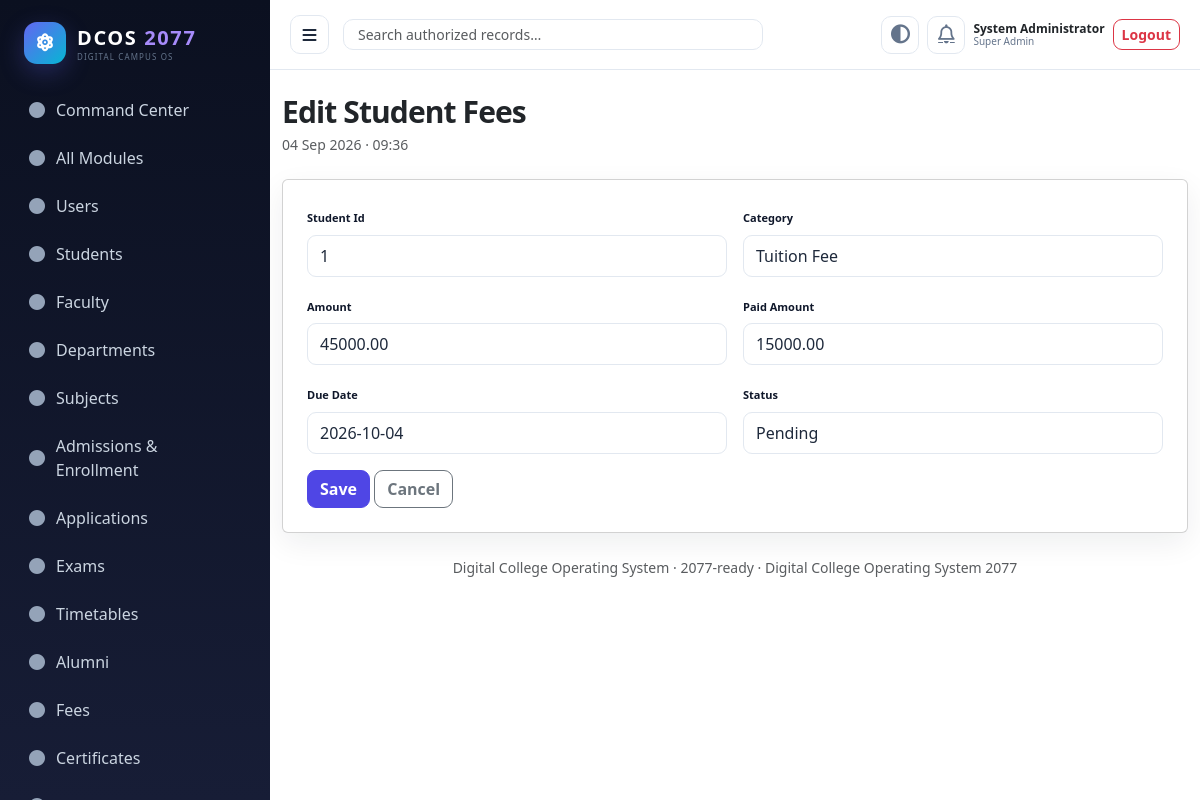
/admin/create.php?e=fees&id=1 (signed in), run on the app's committed database.
### tables this page shows
CREATE TABLE student_fees(id INT AUTO_INCREMENT PRIMARY KEY,student_id INT,fee_structure_id INT,category VARCHAR(100),amount DECIMAL(12,2),discount DECIMAL(12,2) DEFAULT 0,paid_amount DECIMAL(12,2) DEFAULT 0,due_date DATE,status VARCHAR(30) DEFAULT 'Pending',FOREIGN KEY(student_id) REFERENCES students(id),FOREIGN KEY(fee_structure_id) REFERENCES fee_structures(id));

### helpers/security.php (called while the page is built, shortened)
<?php
function e($v){return htmlspecialchars((string)$v,ENT_QUOTES,'UTF-8');}

### config/database.php (called while the page is built, shortened)
<?php
function db(): PDO {
    $host=getenv('CMS_DB_HOST') ?: '127.0.0.1'; $name=getenv('CMS_DB_NAME') ?: 'college_management';
    $user=getenv('CMS_DB_USER') ?: 'root'; $pass=getenv('CMS_DB_PASS') ?: '';
    $dsn="mysql:host={$host};dbname={$name};charset=utf8mb4";
    $pdo=new PDO($dsn,$user,$pass,[PDO::ATTR_ERRMODE=>PDO::ERRMODE_EXCEPTION,PDO::ATTR_DEFAULT_FETCH_MODE=>PDO::FETCH_ASSOC,PDO::ATTR_EMULATE_PREPARES=>false]);
    return $pdo;
}

### admin/create.php (the view, shortened to what this page needs)
<?php
$map=require __DIR__.'/entity_map.php';
$e=$_GET['e']??$_POST['e']??''; if(!isset($map[$e])) exit('Invalid entity');
$id=(int)($_GET['id']??$_POST['id']??0); $m=$map[$e];
$defs=[];
$defs['users']=[['name','text'],['email','email'],['role_id','number'],['password_hash','text'],['status','select:active|inactive|suspended']];
$defs['departments']=[['name','text'],['code','text'],['description','textarea'],['status','select:1|0']];
$defs['courses']=[['name','text'],['code','text'],['duration_years','number'],['status','select:1|0']];
$defs['branches']=[['department_id','number'],['name','text'],['code','text'],['intake','number'],['status','select:1|0']];
$defs['academic_years']=[['label','text'],['is_current','select:1|0']];
$defs['semesters']=[['number','number'],['name','text']];
$defs['divisions']=[['name','text']];
$defs['subjects']=[['code','text'],['name','text'],['branch_id','number'],['semester_id','number'],['credits','number'],['subject_type','text'],['max_marks','number'],['passing_marks','number'],['status','select:1|0']];
$defs['applications']=[['applicant_user_id','number'],['application_type','text'],['title','text'],['description','textarea'],['status','select:Draft|Submitted|Under Verification|Correction Required|Approved|Rejected|Waitlisted|Admitted'],['owner_role','text'],['current_stage','text']];
$defs['exams']=[['name','text'],['type','text'],['academic_year_id','number'],['semester_id','number'],['branch_id','number'],['exam_date','date'],['start_time','time'],['end_time','time'],['room','text'],['max_marks','number'],['status','select:scheduled|cancelled|completed']];
$defs['certificates']=[['student_id','number'],['type','text'],['certificate_no','text'],['issue_date','date'],['status','select:Issued|Revoked|Draft']];
$defs['books']=[['isbn','text'],['title','text'],['author','text'],['publisher','text'],['category','text'],['year','number'],['status','select:Active|Inactive']];
$defs['admissions']=[['application_no','text'],['full_name','text'],['email','email'],['program','text'],['branch','text'],['status','select:Draft|Submitted|Under Verification|Correction Required|Verified|Approved|Rejected|Waitlisted|Admitted']];
$defs['assignment_list']=[['subject_id','number'],['faculty_id','number'],['title','text'],['description','textarea'],['deadline','datetime-local'],['max_marks','number'],['status','select:published|draft|closed']];
$defs['materials']=[['subject_id','number'],['faculty_id','number'],['title','text'],['file_path','text'],['mime_type','text'],['file_size','number']];
$defs['timetables']=[['day_name','text'],['start_time','time'],['end_time','time'],['subject_id','number'],['faculty_id','number'],['branch_id','number'],['semester_id','number'],['division_id','number'],['room','text'],['academic_year_id','number']];
$defs['alumni']=[['student_id','number'],['graduation_year','number'],['status','text'],['current_company','text'],['designation','text'],['contact_email','email'],['contact_mobile','text'],['profile_url','url'],['notes','textarea']];
$fields=$defs[$e]??[];
if(!$fields){foreach($m['columns'] as $c){if($c==='id')continue;$fields[]=[$c,'text'];}}
$data=[];
if($id){$q=db()->prepare("SELECT * FROM `{$m['table']}` WHERE id=?");$q->execute([$id]);$data=$q->fetch()?:[];}
?>
<div class="card p-4">
<form method="post" class="row g-3">
<?php foreach($fields as $field): $n=$field[0];$t=$field[1]; ?>
<div class="col-md-6"><label class="form-label"><?=e(ucwords(str_replace('_',' ',$n)))?></label>
<?php if(str_starts_with($t,'select:')): $opts=explode('|',substr($t,7)); ?><select name="<?=e($n)?>" class="form-select"><?php foreach($opts as $o): ?><option value="<?=e($o)?>" <?=((string)($data[$n]??'')===(string)$o?'selected':'')?>><?=e($o)?></option><?php endforeach; ?></select>
<?php elseif($t==='textarea'): ?><textarea name="<?=e($n)?>" rows="4" class="form-control"><?=e($data[$n]??'')?></textarea>
<?php else: ?><input class="form-control" type="<?=e($t)?>" name="<?=e($n)?>" value="<?=e($data[$n]??'')?>"><?php endif; ?>
</div><?php endforeach; ?>
<div class="col-12"><button class="btn btn-primary">Save</button> <a class="btn btn-outline-secondary" href="entity.php?e=<?=urlencode($e)?>">Cancel</a></div>
</form></div>

### assets/css/app.css (style rules this page uses)
:root { --primary:#4f46e5;--primary2:#6366f1;--secondary:#0ea5e9;--success:#10b981;--warning:#f59e0b;--danger:#ef4444;--info:#06b6d4;--bg:#f8fafc;--panel:#fff;--ink:#1e293b;--muted:#64748b;--line:#e2e8f0;--dark:#0f172a;--sidebar:#0b1020;--sidebar2:#171d36;--radius:14px;--shadow:0 10px 30px rgba(15,23,42,.07);--shadow-lg:0 24px 70px rgba(15,23,42,.15) }
* { box-sizing:border-box }
html { scroll-behavior:smooth }
body { margin:0;background:var(--bg);color:var(--ink);font-family:Inter,ui-sans-serif,system-ui,-apple-system,BlinkMacSystemFont,"Segoe UI",Roboto,Arial,sans-serif;font-size:14px;line-height:1.55 }
a { color:inherit;text-decoration:none }
button,input,select,textarea { font:inherit }
.card { border:1px solid var(--line);box-shadow:var(--shadow);border-radius:var(--radius);background:var(--panel) }
.btn { border-radius:9px!important;font-weight:600!important }
.btn-primary { background:var(--primary)!important;border-color:var(--primary)!important }
.form-control,.form-select { border:1px solid var(--line)!important;border-radius:9px!important;background:var(--panel)!important;color:var(--ink)!important;min-height:42px }
.form-label { font-size:11px;font-weight:700;color:var(--dark);margin-bottom:6px }

### data on the page
student_fees: student_id "1", category "Tuition Fee", amount "45000.00", paid_amount "15000.00", due_date "2026-10-04", status "Pending"

### other printed values
$label "Command Center"
$label "All Modules"
$label "Users"
$label "Students"
$label "Faculty"
$label "Departments"
$label "Subjects"
$label "Admissions & Enrollment"
$label "Applications"
$label "Exams"
$label "Timetables"
$label "Alumni"
$label "Fees"
$label "Certificates"
$u['name'] "System Administrator"
